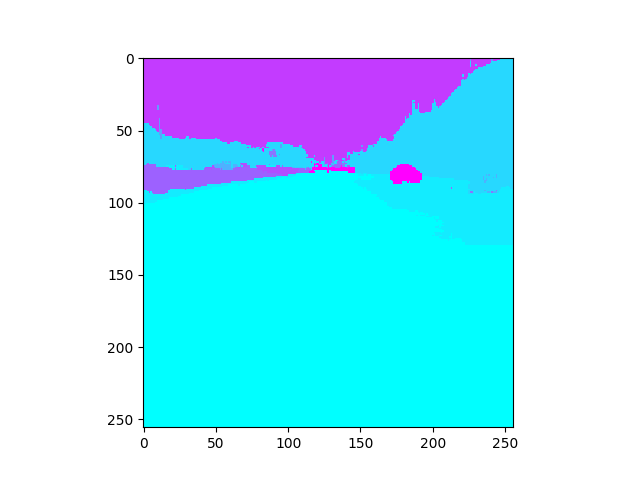
#> input picture semanticSegmentationTest.png, 640 x 480 px, given in place of sections.mov, which was not available
$ jupyter execute --allow-errors barometer.ipynb   (older library calls are emulated)
#> lines starting #> are read from the running program, lines starting #| are printed output that depends on the picture; after the words box and inside, x2 and y2 are one past the last pixel; in counts of white or black regions, pixels touching at a corner belong together; pictures that were not available may be replaced by others from this repository, and a replacement may not be noted
### src/canny_edge.py
import cv2
from matplotlib import pyplot as plt
from typing import Tuple
import numpy as np
import os
import sys
from PIL import Image


def canny_edge(img: np.ndarray, low_threshold: int, high_threshold: int) -> Image:
    """Detect edges in an image using the canny edge detection algorithm.

    Args:
        img (np.ndarray): Image as array to detect edges on.
        low_threshold (int): Low threshold for hysteresis.
        high_threshold (int): High threshold for hysteresis.

    Returns:
        Image: Image with edges detected.
    """
    # Gaussian blur
    edges = cv2.GaussianBlur(img, (3, 3), 0)
    # Dilate
    kernel = np.ones((3, 3), np.uint8)
    edges = cv2.dilate(edges, kernel, iterations=1)
    # Erode
    edges = cv2.erode(edges, kernel, iterations=1)
    edges = cv2.Canny(edges, low_threshold, high_threshold)

    return edges


# [6 lines that do not run on import are left out]

### barometer.ipynb
[cell 1]
# imports
import matplotlib.pyplot as plt
import matplotlib.ticker as mticker
import matplotlib.cm as cm
from mpl_toolkits.axes_grid1 import make_axes_locatable
from src.canny_edge import canny_edge
import cv2
import numpy as np
from PIL import Image

LOW_THRSCH, HIGH_THRSCH = 50, 150

[cell 2]
def save_canny(frame: np.ndarray, i_frame: int, path: str):
    """Save canny edge detection of a frame.

    Args:
        frame (np.ndarray): Frame to be processed.
        i_frame (int): Frame number.
        path (str): Path to save the image.
    """
    canny = canny_edge(frame, LOW_THRSCH, HIGH_THRSCH)
    cv2.imwrite(path + f"canny_{i_frame}.png", canny)

[cell 3]
cap = cv2.VideoCapture('/home/wolf/worqspace/EagleEyez/data/sections.mov')
i_frame = 0

while(cap.isOpened()):
    ret, frame = cap.read()
#> frame is the input picture: shape (480, 640, 3); mean B, G, R 252.9, 232.4, 160.7
    frame = np.asanyarray(frame)
    save_canny(frame, i_frame, "/home/wolf/worqspace/EagleEyez/res/canny_full/")
#> in canny_edge, `edges = cv2.Canny(edges, low_threshold, high_threshold)`:
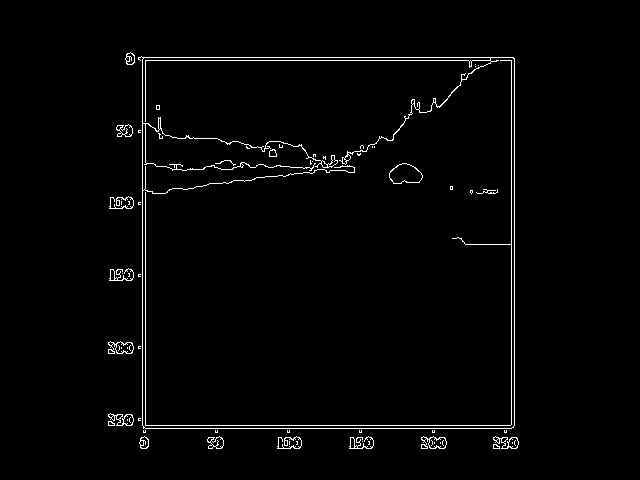
#> edges: shape (480, 640); 1.9% white in thin lines or dots, all inside (x1, y1, x2, y2) = (108, 52, 519, 449)

    i_frame += 1
    print(i_frame)

    if cv2.waitKey(1) & 0xFF == ord('q'):
#> (key q is pressed here)
        break

[cell 4]
def get_barometer(frame: np.ndarray, i_frame: int):
    """Plots a barometer plot of the damage severity at a given pressure level

    Args:
        frame (np.ndarray): _description_
        i_frame (int): _description_
    """
#> called with i_frame = 0

    p_level = 500

    # convert to grayscale
    frame = cv2.cvtColor(frame, cv2.COLOR_BGR2GRAY)
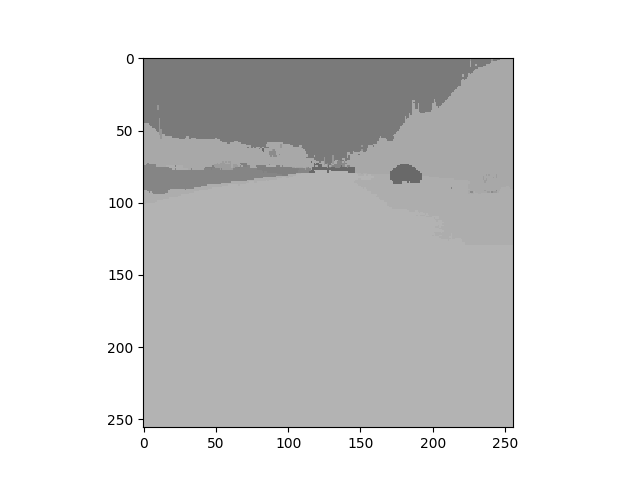
#> frame: shape (480, 640); min 0, max 255, mean 213.4


    # Check if the frame is empty
    if np.sum(frame) == 0:
        return

    canny = canny_edge(frame, LOW_THRSCH, HIGH_THRSCH)
#> call 2 of canny_edge, with low_threshold = 50, high_threshold = 150
#> in canny_edge (call 2), `edges = cv2.erode(edges, kernel, iterations=1)`:
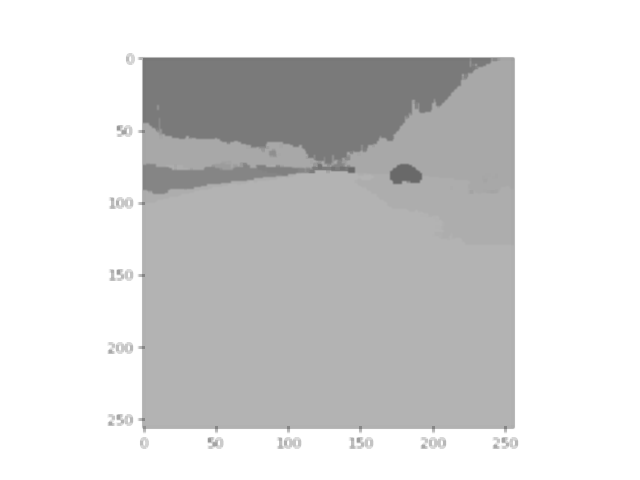
#> edges: shape (480, 640); min 105, max 255, mean 214.2
#> in canny_edge (call 2), `edges = cv2.Canny(edges, low_threshold, high_threshold)`:
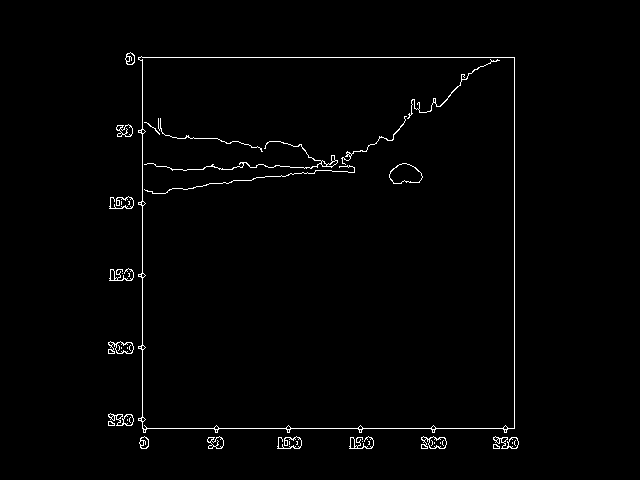
#> edges: shape (480, 640); 1.3% white in thin lines or dots, all inside (x1, y1, x2, y2) = (108, 52, 519, 449)

    # crop am rectangle
    canny = canny[100:1000, 100:1000]
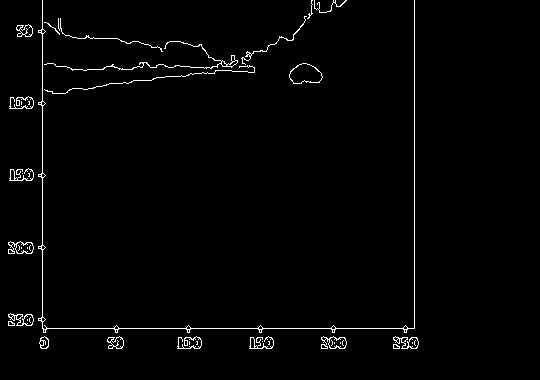
#> canny: shape (380, 540); 1.7% white in thin lines or dots, all inside (x1, y1, x2, y2) = (8, 0, 419, 349)

    Image.fromarray(canny).save('data/barometer/canny_{:03d}.png'.format(i_frame))

    # interpolate ua and va to pressure level
    u_500 = np.sum(canny, axis=0).max()
#> u_500 = 85425
    v_500 = np.sum(canny, axis=1).max()
#> v_500 = 90780
    # specify your map boundaries
    lat_min = 5
    lat_max = 25
    lon_min = 115
    lon_max = 138
    # get the lat, lon grid
    # specify your colormap and projection
    cmap = plt.get_cmap('Reds')
    # [6 lines of commented-out code are left out]
    canny_red = cv2.applyColorMap(canny, cv2.COLORMAP_INFERNO)
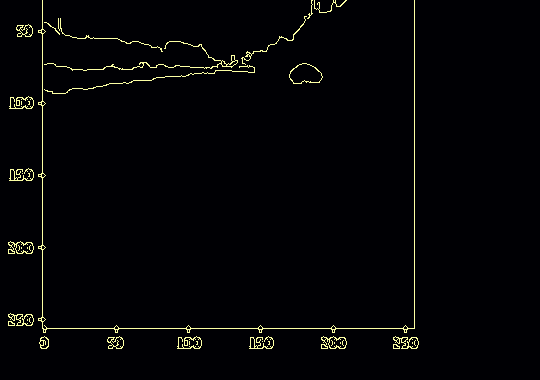
#> canny_red: shape (380, 540, 3); mean B, G, R 6.7, 4.3, 4.3
    # Overlay a red heatmap based on how much white pixels are in the filter area of 20x20 pixels
    filter_size = 20
    empty_overlay = canny_red.copy()
    for i in range(0, canny.shape[0], filter_size):
        for j in range(0, canny.shape[1], filter_size):
            # get the filter area
            filter_area = canny[i:i+filter_size, j:j+filter_size]
            # count the white pixels
            white_pixels = np.sum(filter_area == 255)
            # if there are more than 50 white pixels, overlay a red heatmap
            if white_pixels > 50:
                empty_overlay[i:i+filter_size, j:j+filter_size, :] = [111, 0, 0]
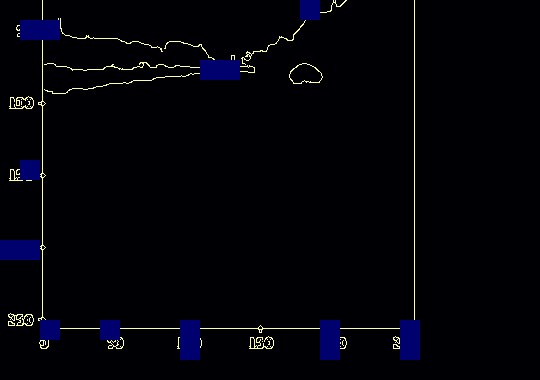
#> empty_overlay: shape (380, 540, 3); 3.12% of pixels changed, all inside (x1, y1, x2, y2) = (0, 0, 420, 360)
    # overlay the red heatmap
    # empty_overlay = cv2.cvtColor(empty_overlay, cv2.COLOR_GRAY2BGR)
    canny_red = cv2.addWeighted(canny_red, 0.5, empty_overlay, 0.5, 0)
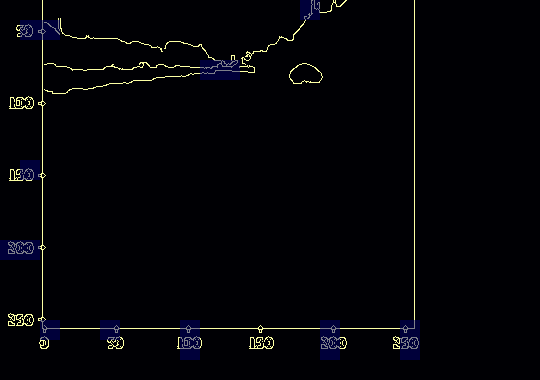
#> canny_red: shape (380, 540, 3); mean B, G, R 8, 3.7, 3.7

    # canny_red = cv2.cvtColor(canny_red, cv2.COLOR_BGR2RGB)

    #    Gaussian blur
    canny_red = cv2.GaussianBlur(canny_red, (15, 15), 10, 10)
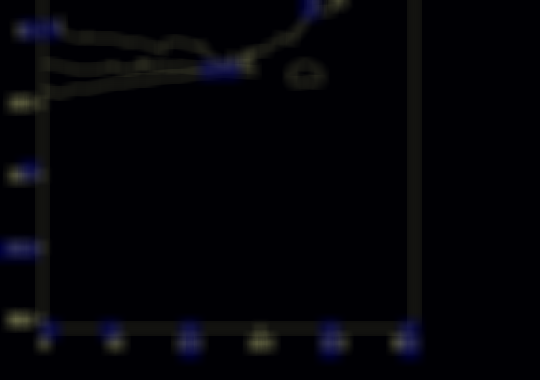
#> canny_red: shape (380, 540, 3); mean B, G, R 8, 3.7, 3.7

    # plot
    fig = plt.figure(figsize=(10,6))
    ax = fig.add_subplot(111)
    ax.imshow(canny_red)
    clines = np.arange(0, 100, 10)
    # ax.contour(canny, levels=clines, colors='black', linewidths=0.5, alpha=0.5)

    mesh_x, mesh_y = np.meshgrid(np.arange(canny.shape[1]), np.arange(canny.shape[0]))
    # ax.quiver(mesh_x, mesh_y, u_500, v_500, scale=100, color='black', alpha=0.5)

    norm = plt.Normalize(np.mean(canny, axis=0).mean(), np.max(canny, axis=0).mean())
    cbar = fig.colorbar(cm.ScalarMappable(norm=norm, cmap='Reds'), ax=ax, orientation='vertical', pad=0.01, aspect=10)
    cbar.ax.set_ylabel('Damage (kts)')
    # some fancy  grid lines with numpy

    xgrid = np.arange(int(lon_min-10), int(lon_max+10), 5.)
    ygrid = np.arange(int(lat_min-10), int(lat_max+10), 5.)

    # set the gridlines
    xy = np.arange(0, 100, 10)
    grid = np.meshgrid(xy, xy)
    ax.grid( True, which='both', axis='both', linestyle='-', color='r', linewidth=0.5, alpha=0.3)

    # set other plot parameters
    # plt.xlim((lon_min,lon_max))
    # plt.ylim((lat_min, lat_max))
    plt.title('Damage severity 500mb')
    plt.axis('off')
    plt.tight_layout()
    plt.savefig('data/barometer/barometer_{:03d}.png'.format(i_frame), bbox_inches='tight', pad_inches=0.1)
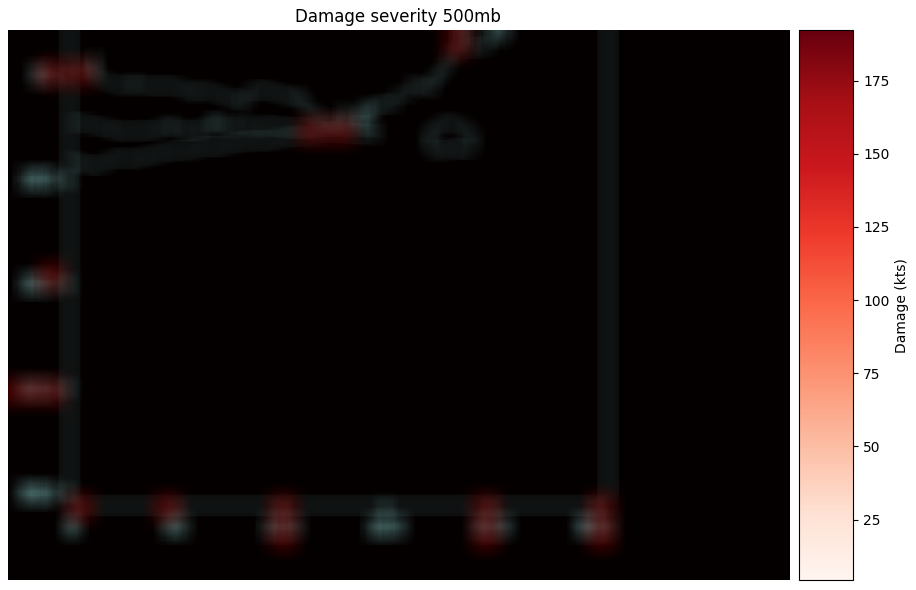
#> figure drawn by matplotlib, 2 panels; B, G, R data is drawn as R, G, B
    plt.imshow(canny_red)
    # plt.close()


im_path = 'data/png/s1/0156.png'
#> (the rest of this cell did not finish here and is left out)

[cell 5]
# Process VIdeo
from tqdm import tqdm


cap = cv2.VideoCapture('/home/wolf/worqspace/EagleEyez/data/sections.mov')
i_frame = 0

while(cap.isOpened()):
    ret, frame = cap.read()
    frame = np.asanyarray(frame)
    try:
        barometer = get_barometer(frame, i_frame)
        print('Frame {} processed'.format(i_frame))
    except:
        print('Frame {} failed'.format(i_frame))
        pass

    i_frame += 1

    if cv2.waitKey(1) & 0xFF == ord('q'):
#> (key q is pressed here)
